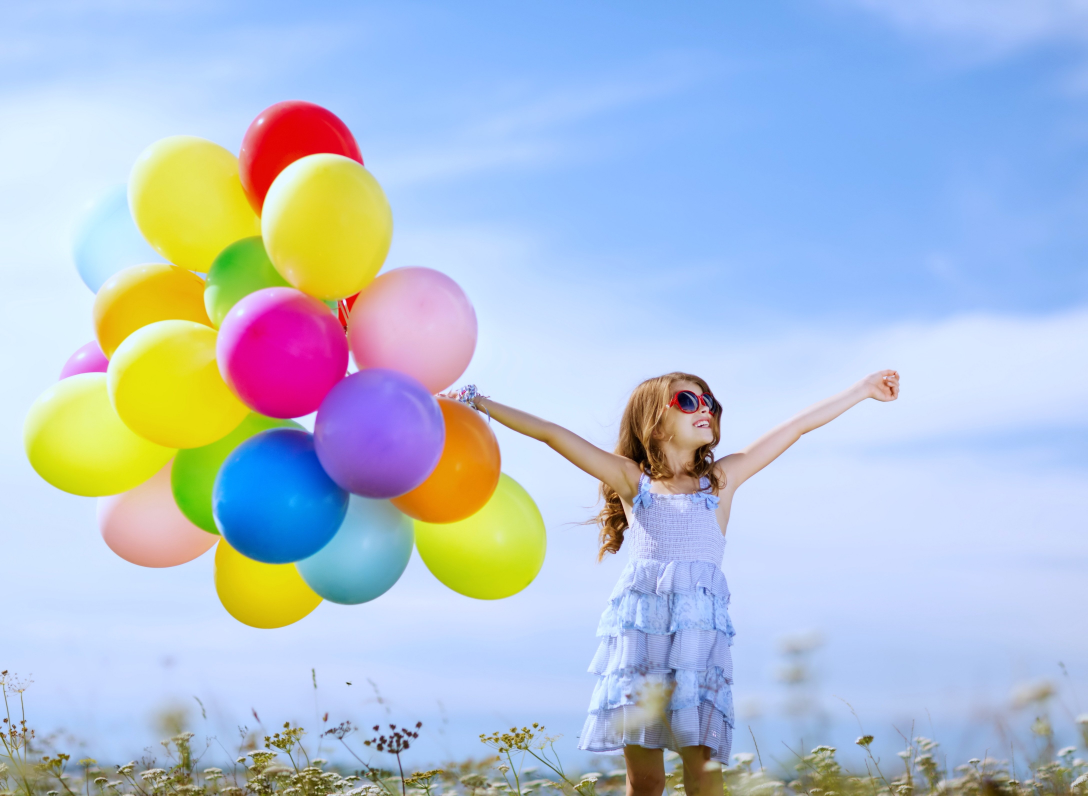
#> input picture Projects/Extracting Dominant Colors/image.jpg, 4350 x 3184 px, given in place of the camera (shown at 1/4 size)
$ jupyter execute --allow-errors 'Generating Selfie Training Data using WebCam.ipynb'   (text cells are left out)
#> lines starting #> are read from the running program, lines starting #| are printed output that depends on the picture
[cell 1]
# Write a Python Script that captures images from your webcam video stream
# Extracts all Faces from the image frame (using haarcascades)
# Stores the Face Information into numpy arrays

# 1) Read and show video stream , capture images
# 2) Detect faces and show bounding box
# 3) Flatten the largest face iamge and save in a numpy array
# 4) Repeat the above for multiple people to generate training data

[cell 2]
import cv2
import numpy

#initialize camera
cap = cv2.VideoCapture(0)

# face detection
face_cascade = cv2.CascadeClassifier("haarcascade_frontalface_alt.xml")

while True :

    # reading what info we are getting from webcam
    ret, frame = cap.read()
#> frame is the input picture: shape (3184, 4350, 3); mean B, G, R 211.9, 192, 176.5

    # if due to any reason , frame is not captured , write again
    if ret == False :
        continue

    cv2.imshow("Frame" , frame)

    key_pressed = cv2.waitKey(1) & 0xFF
#> (key q is pressed here)
    if key_pressed == ord('q') :
        break

cap.release()
cv2.destroyAllWindows()

[cell 3]
import cv2
import numpy

# initialize camera
cap = cv2.VideoCapture(0)

# face detection
face_cascade = cv2.CascadeClassifier("haarcascade_frontalface_alt.xml")

skip = 0

while True:

    # reading what info we are getting from webcam
    ret ,frame = cap.read()

    # if due to any reason , frame is not captured , write again
    if not ret:
        continue

    cv2.imshow("Frame", frame)

    # to detect face and bound in box
    faces = face_cascade.detectMultiScale(frame , 1.3 , 5)
#> faces = ()
    print(faces)
    # faces contain all teh faces coming in one image
    # it contain tupples which has (x,y,w,h)

    # Store every 10th face
    if (skip%10 == 0) :
        #Store the 10th face later on
        pass


    key_pressed = cv2.waitKey(1) & 0xFF
#> (key q is pressed here)
    if key_pressed == ord('q'):
        break

cap.release()
cv2.destroyAllWindows()

[cell 4]
# for bounding we are going to iterate over the faces

import cv2
import numpy

cap = cv2.VideoCapture(0)

face_cascade = cv2.CascadeClassifier("haarcascade_frontalface_alt.xml")

skip = 0

while True:

    ret ,frame = cap.read()

    if not ret:
        continue

    faces = face_cascade.detectMultiScale(frame , 1.3 , 5)
    print(faces)

    # iterate over faces
    for face in faces :
        x,y,w,h = face
        # cv2.rectangle(image, start_point, end_point, color, thickness)
        cv2.rectangle(frame,(x,y) , (x+w,y+h),(0,255,255),2)
#> this loop made 0 passes

    cv2.imshow("Frame", frame)

    # Store every 10th face
    if (skip%10 == 0) :
        #Store the 10th face later on
        pass


    key_pressed = cv2.waitKey(1) & 0xFF
#> (key q is pressed here)
    if key_pressed == ord('q'):
        break

cap.release()
cv2.destroyAllWindows()

[cell 5]
import cv2
import numpy

cap = cv2.VideoCapture(0)

face_cascade = cv2.CascadeClassifier("haarcascade_frontalface_alt.xml")

skip = 0
face_data = []
dataset_path = './'

while True:

    ret ,frame = cap.read()

    if not ret:
        continue

    # changing images in gray to save memory
    gray_frame = cv2.cvtColor(frame , cv2.COLOR_BGR2GRAY)
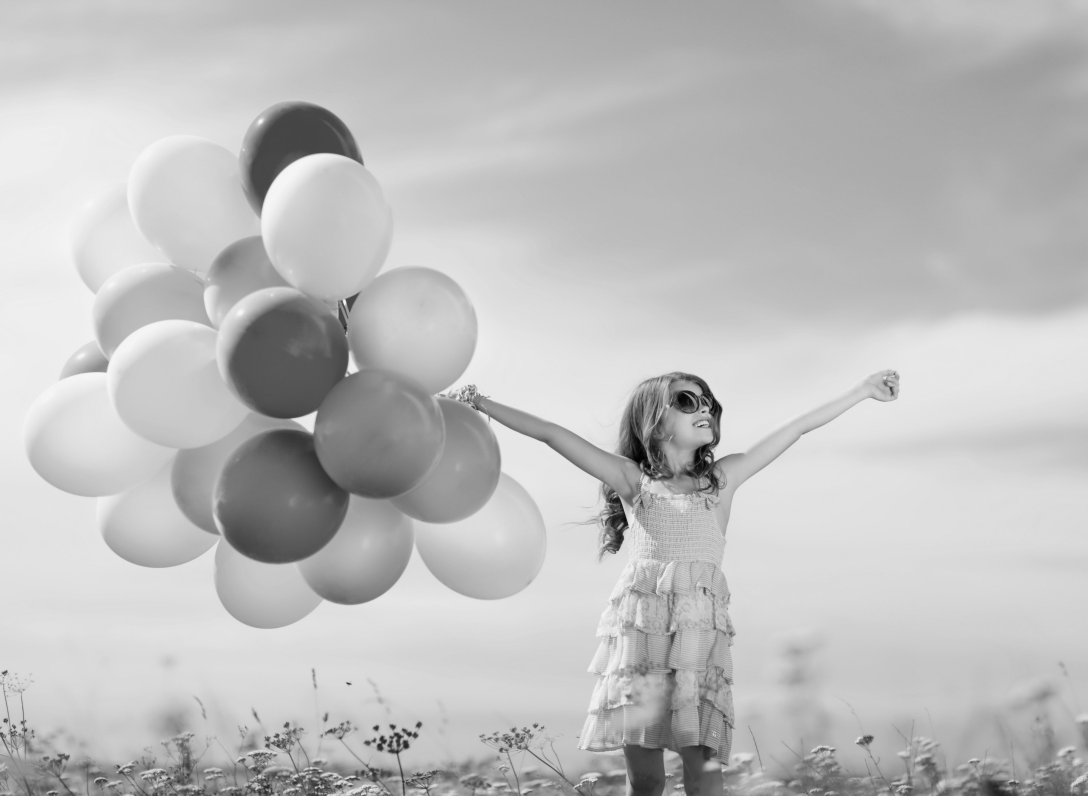
#> gray_frame: shape (3184, 4350) (shown at 1/4 size); min 1, max 248, mean 189.6

    faces = face_cascade.detectMultiScale(frame , 1.3 , 5)
    # ak frame me many faces h but we want face with largest area
    # we sorted array of area (w * h)
    faces = sorted(faces , key = lambda f:f[2] * f[3])
#> faces = []

    # iterate over faces
    # Pick the last face(because it is the largest face according to (f[2) * f[3])
    for face in faces [-1:]:
        x,y,w,h = face
        # cv2.rectangle(image, start_point, end_point, color, thickness)
        cv2.rectangle(frame,(x,y) , (x+w,y+h),(0,255,255),2)

    cv2.imshow("Frame", frame)

    # Store every 10th face
    if (skip%10 == 0) :
        #Store the 10th face later on
        pass


    key_pressed = cv2.waitKey(1) & 0xFF
#> (key q is pressed here)
    if key_pressed == ord('q'):
        break

cap.release()
cv2.destroyAllWindows()

[cell 6]
import cv2
import numpy

cap = cv2.VideoCapture(0)

face_cascade = cv2.CascadeClassifier("haarcascade_frontalface_alt.xml")

skip = 0
face_data = []
dataset_path = './hii/'
face_section = 0

while True:

    ret ,frame = cap.read()

    if not ret:
        continue

    gray_frame = cv2.cvtColor(frame , cv2.COLOR_BGR2GRAY)

    faces = face_cascade.detectMultiScale(frame , 1.3 , 5)
#> faces = ()
    faces = sorted(faces , key = lambda f:f[2] * f[3])
#> faces = []

    for face in faces [-1:]:
        x,y,w,h = face
        cv2.rectangle(frame,(x,y) , (x+w,y+h),(0,255,255),2)

        #Extract (Crop out the required face)  : Region of Interest
        offset = 10   # face ke charo taraf ak padding of 10
        # We will do slicing here
        face_section = frame[y-offset : y+h+offset , x - offset : x + w + offset]
        # resize in 100 * 100
        face_section = cv2.resize(face_section , (100,100))

        # going to store only the 10th frame
        skip += 1
        # after every 10th frame we are increasing the counter by 1
        if(skip % 10 == 0) :
            face_data.append(face_section)
            print(len(face_data))
#> after the loop, face_data = []; skip = 0


    cv2.imshow("Frame", frame)
    cv2.imshow("Face Section" , face_section)


    key_pressed = cv2.waitKey(1) & 0xFF
#> (key q is pressed here)
    if key_pressed == ord('q'):
        break

cap.release()
cv2.destroyAllWindows()

[cell 7]
import cv2
import numpy as np

cap = cv2.VideoCapture(0)

face_cascade = cv2.CascadeClassifier("haarcascade_frontalface_alt.xml")

skip = 0
face_data = []
dataset_path = ''
face_section = 0

# File name is asked by user
file_name = input("Enter the name of the person : ")
#> the answer given: ../Extracting Dominant Colors/image.jpg

while True:

    ret ,frame = cap.read()

    if not ret:
        continue

    gray_frame = cv2.cvtColor(frame , cv2.COLOR_BGR2GRAY)

    faces = face_cascade.detectMultiScale(frame , 1.3 , 5)
#> faces = ()
    faces = sorted(faces , key = lambda f:f[2] * f[3])
#> faces = []

    for face in faces [-1:]:
        x,y,w,h = face
        cv2.rectangle(frame,(x,y) , (x+w,y+h),(0,255,255),2)

        offset = 10
        face_section = frame[y-offset : y+h+offset , x - offset : x + w + offset]
        face_section = cv2.resize(face_section , (100,100))

        skip += 1
        if(skip % 10 == 0) :
            face_data.append(face_section)
            print(len(face_data))
#> after the loop, skip = 0


    cv2.imshow("Frame", frame)
    cv2.imshow("Face Section" , face_section)


    key_pressed = cv2.waitKey(1) & 0xFF
#> (key q is pressed here)
    if key_pressed == ord('q'):
        break

# Convert our face list array into a numpy array
face_data = np.asarray(face_data)
#> face_data = empty array
# number of rows should be same as number of faces
#> (the rest of this cell did not finish here and is left out)

[cell 8]
import cv2
import numpy as np

cap = cv2.VideoCapture(0)

face_cascade = cv2.CascadeClassifier("haarcascade_frontalface_alt.xml")

skip = 0
face_data = []
dataset_path = './data/'
face_section = 0

# File name is asked by user
file_name = input("Enter the name of the person : ")
#> the answer given: ../Extracting Dominant Colors/image.jpg

while True:

    ret ,frame = cap.read()

    if not ret:
        continue

    gray_frame = cv2.cvtColor(frame , cv2.COLOR_BGR2GRAY)

    faces = face_cascade.detectMultiScale(frame , 1.3 , 5)
#> faces = ()
    faces = sorted(faces , key = lambda f:f[2] * f[3])
#> faces = []

    for face in faces [-1:]:
        x,y,w,h = face
        cv2.rectangle(frame,(x,y) , (x+w,y+h),(0,255,255),2)

        offset = 10
        face_section = frame[y-offset : y+h+offset , x - offset : x + w + offset]
        face_section = cv2.resize(face_section , (100,100))

        skip += 1
        if(skip % 10 == 0) :
            face_data.append(face_section)
            print(len(face_data))
#> after the loop, face_data = []; skip = 0


    cv2.imshow("Frame", frame)
    cv2.imshow("Face Section" , face_section)


    key_pressed = cv2.waitKey(1) & 0xFF
#> (key q is pressed here)
    if key_pressed == ord('q'):
        break


face_data = np.asarray(face_data)
#> face_data = empty array
#> (the rest of this cell did not finish here and is left out)
